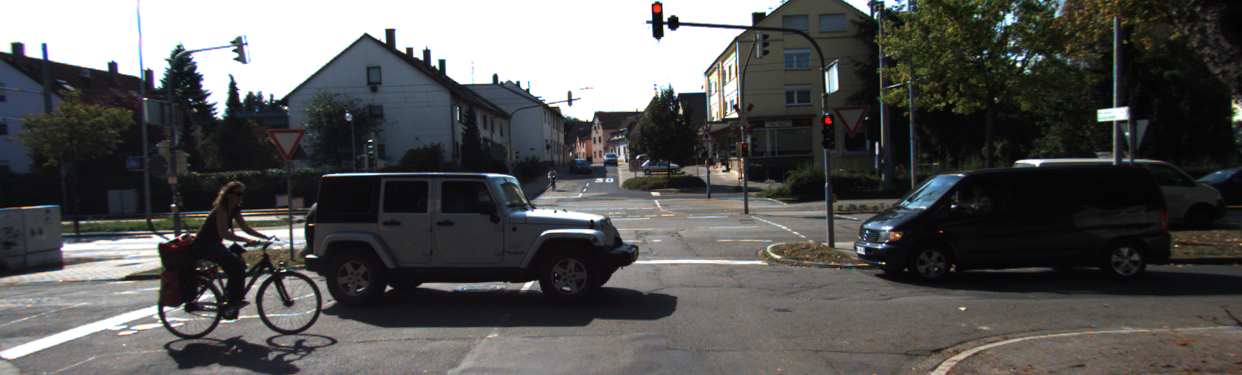
#> input picture 13_Uebungsblatt/images/000042_00.png, 1242 x 375 px; its folder holds 4 pictures in this run
$ python 13_OptischerFluss.py   (Python 2 division)
#> lines starting #> are read from the running program, lines starting #| are printed output that depends on the picture
# coding=utf-8
# -*- coding: cp1252 -*-

import cv2
import numpy as np
import glob

print "----------------------"
print "Computer Vision (CVIS)"
print "Übungsblatt 13"
print "--------------"
print "Optischer Fluss"

source_directory = 'images/'
destination_directory = 'OpticalFlows/'
pair_name = '000042_'
ending = '.png'

print "1. *lese Bilder ein*"
pics = glob.glob(source_directory + pair_name + "*" + ending)

print "2. *berechne optischen Fluss für ", len(pics), " Bilder*"


def optischen_fluss_berechnen(first0, second0):
    """
    Berechnet den optischen Fluss zwischen zwei Bildern
    :return: Farbbild mit optischen Fluss
    """
#> called with first0 = 'images/000042_00.png', second0 = 'images/000042_01.png'
    first = cv2.imread(first0, 0)
#> first: shape (375, 1242); min 2, max 255, mean 85.9
    second = cv2.imread(second0, 0)
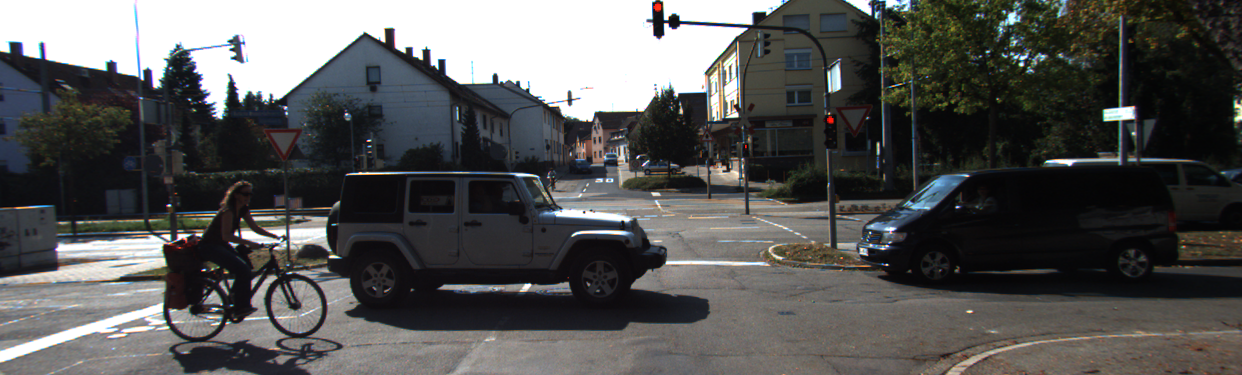
#> input picture 13_Uebungsblatt/images/000042_01.png, 1242 x 375 px
#> second: shape (375, 1242); min 2, max 255, mean 85.4
    flow = cv2.calcOpticalFlowFarneback(first, second, None, 0.5, 3, 20, 3, 5, 1.2, 0)

    mag, ang = cv2.cartToPolar(flow[..., 0], flow[..., 1])
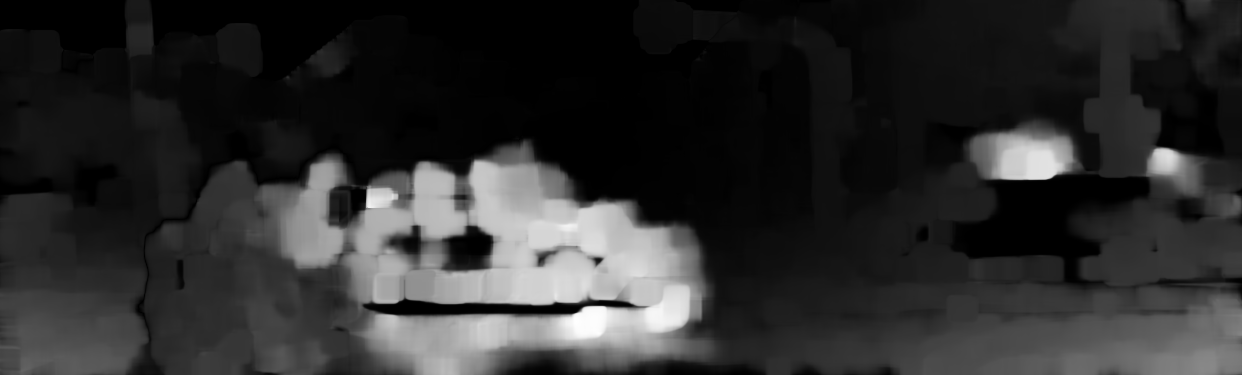
#> mag: shape (375, 1242) float32; min 0, max 36.64, mean 6.6; drawn with min black and max white
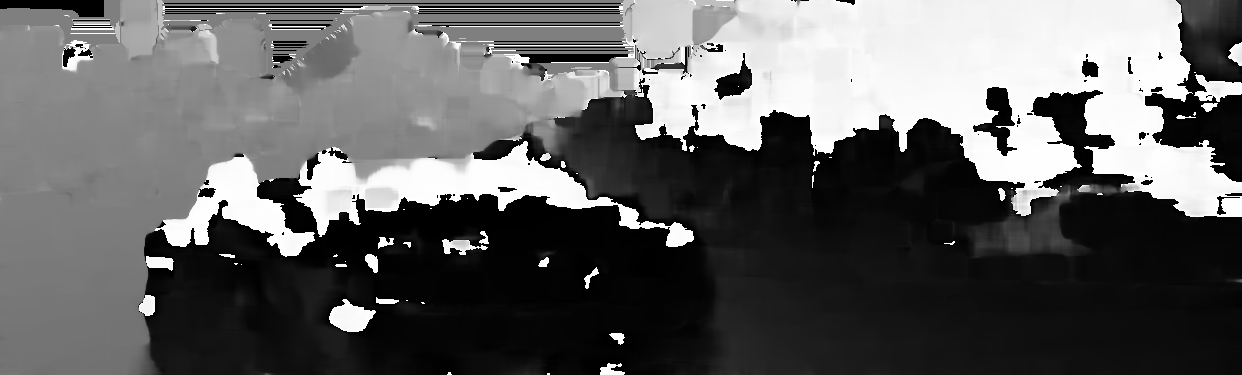
#> ang: shape (375, 1242) float32; min 0, max 6.28, mean 2.41; drawn with min black and max white
    hsv = np.zeros((first.shape[0], first.shape[1], 3))
    hsv[..., 0] = ang * 180 / np.pi / 2
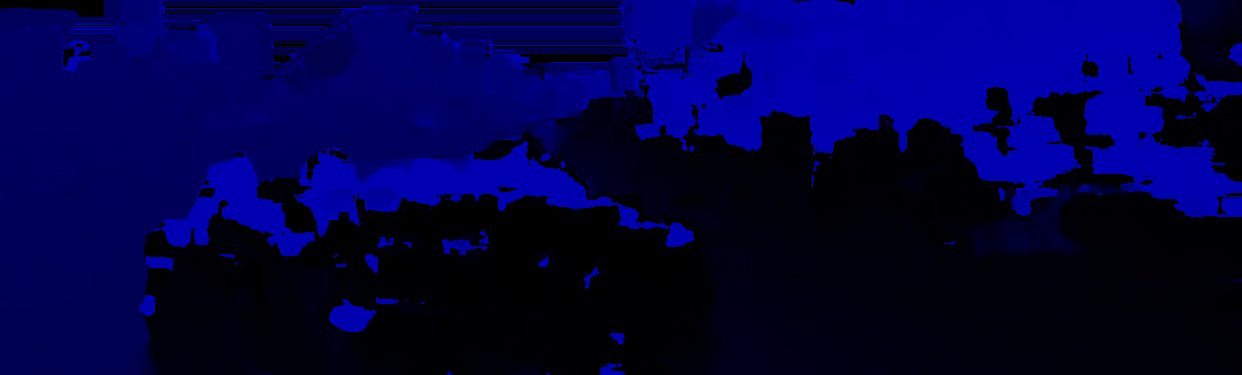
#> hsv: shape (375, 1242, 3) float64; mean of channels 0, 1, 2 69, 0, 0; drawn as B, G, R
    hsv[..., 1] = 255
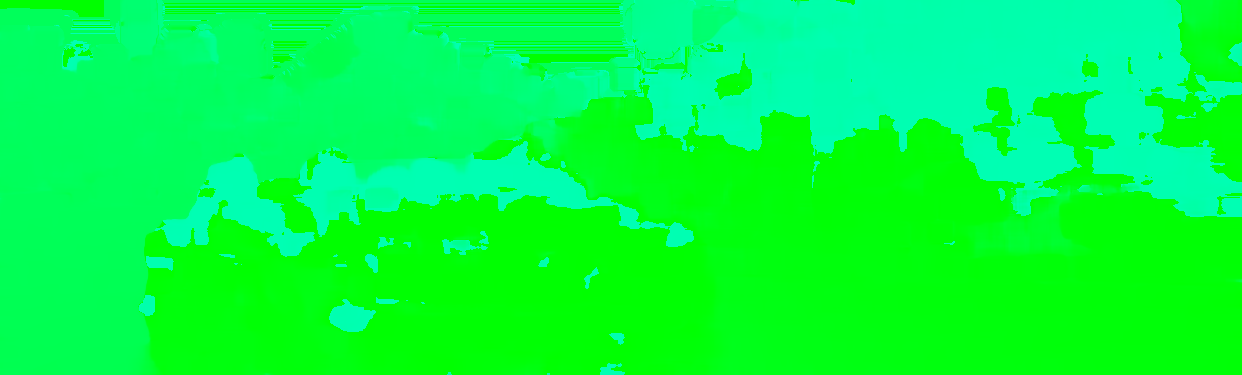
#> hsv: shape (375, 1242, 3) float64; mean of channels 0, 1, 2 69, 255, 0; drawn as B, G, R
    hsv[..., 2] = cv2.normalize(mag, None, 0, 255, cv2.NORM_MINMAX)
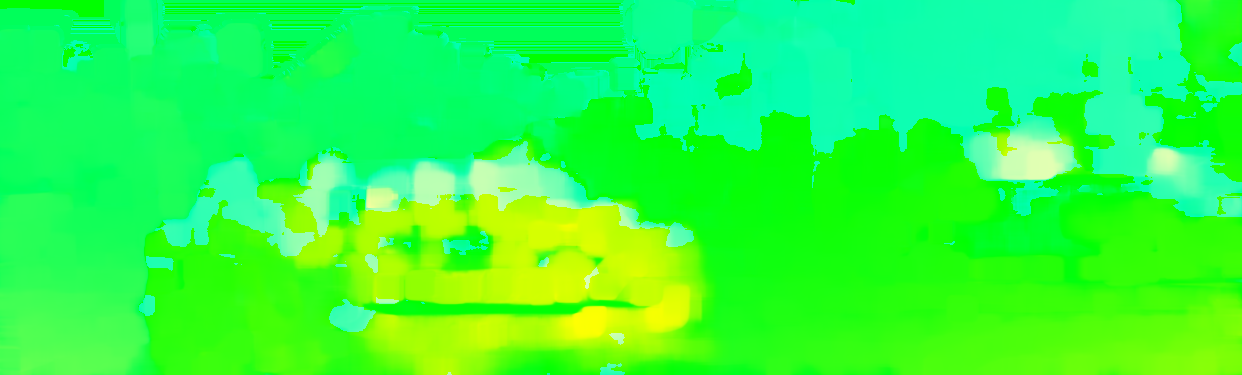
#> hsv: shape (375, 1242, 3) float64; mean of channels 0, 1, 2 69, 255, 45.6; drawn as B, G, R
    hsv = hsv.astype(np.uint8)
    bgr0 = cv2.cvtColor(hsv, cv2.COLOR_HSV2BGR)
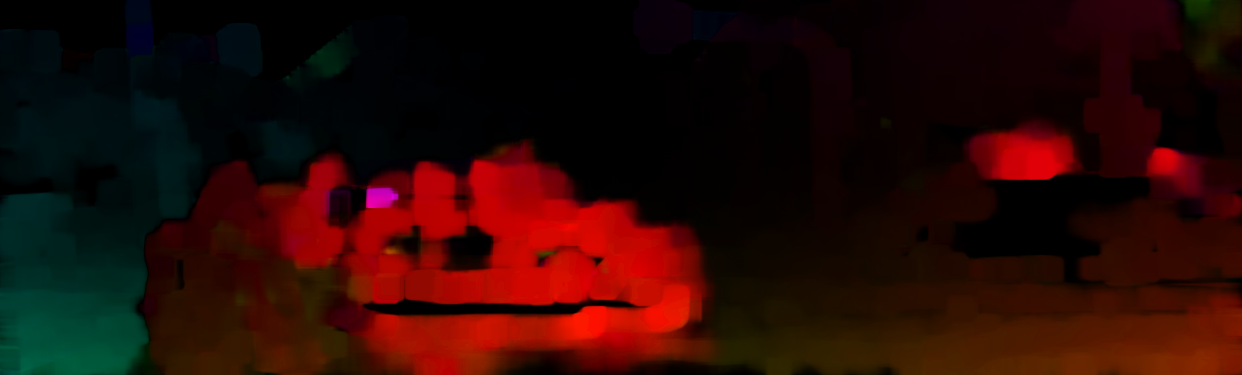
#> bgr0: shape (375, 1242, 3); mean B, G, R 4.8, 9.2, 40.6

    return bgr0


x = 0
while x < len(pics) - 1:
    bgr = optischen_fluss_berechnen(pics[x], pics[x + 1])
    bildname = 'Optischer_Fluss_zwischen_' + pair_name + str(x) + '_und_' + str(1 + x) + ending
    cv2.imwrite(destination_directory + bildname, bgr)
    print "3. *", bildname, " in ", destination_directory, "gespeichert*"
    x = x + 1
#> pass 2 of the loop `while x < len(pics) - 1:`:
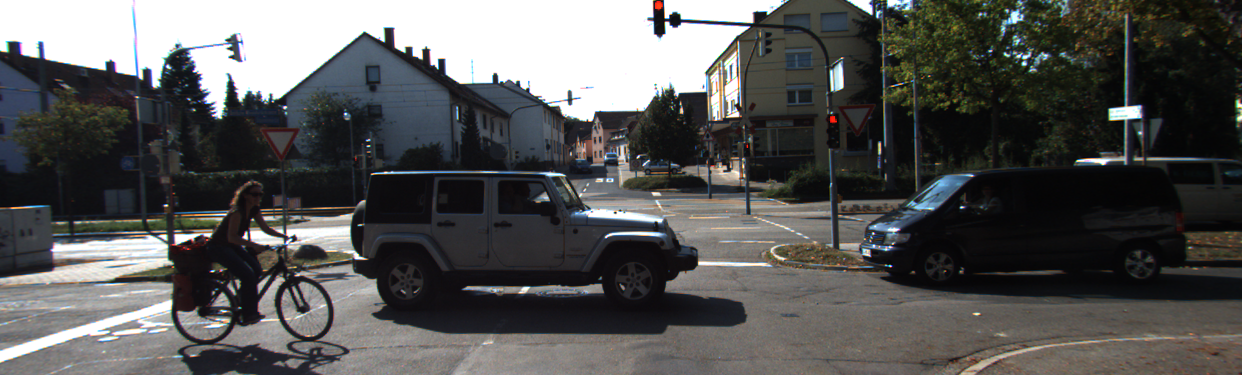
#> input picture 13_Uebungsblatt/images/000042_02.png, 1242 x 375 px
#> in optischen_fluss_berechnen (call 2), `hsv[..., 2] = cv2.normalize(mag, None, 0, 255, cv2.NORM_MINMAX)`:
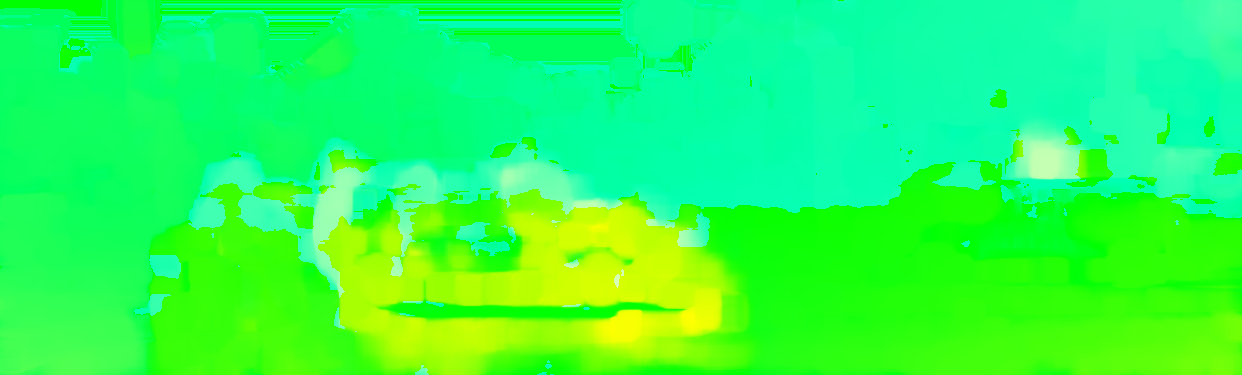
#> hsv: shape (375, 1242, 3) float64; mean of channels 0, 1, 2 84.4, 255, 42.2; drawn as B, G, R
#> in optischen_fluss_berechnen (call 2), `bgr0 = cv2.cvtColor(hsv, cv2.COLOR_HSV2BGR)`:
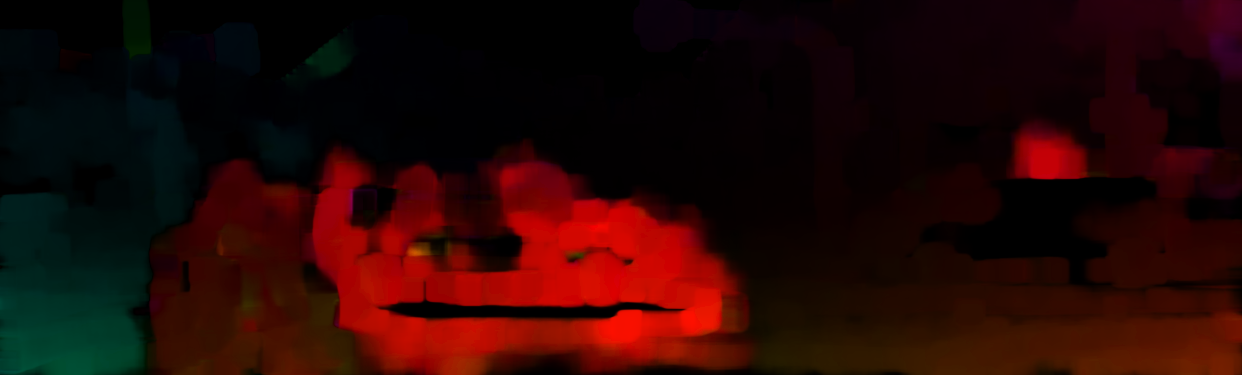
#> bgr0: shape (375, 1242, 3); mean B, G, R 4.2, 6.9, 38.2
#> pass 3 of the loop `while x < len(pics) - 1:`:
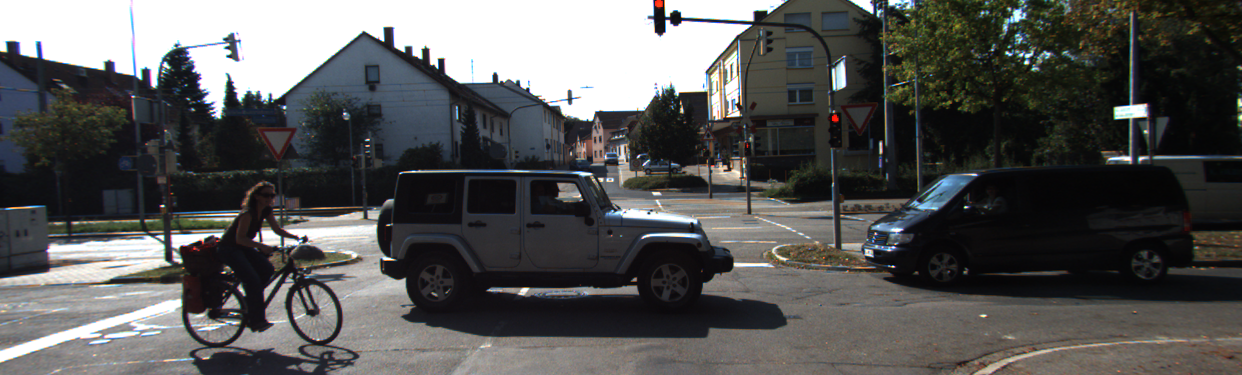
#> input picture 13_Uebungsblatt/images/000042_03.png, 1242 x 375 px
#> in optischen_fluss_berechnen (call 3), `hsv[..., 2] = cv2.normalize(mag, None, 0, 255, cv2.NORM_MINMAX)`:
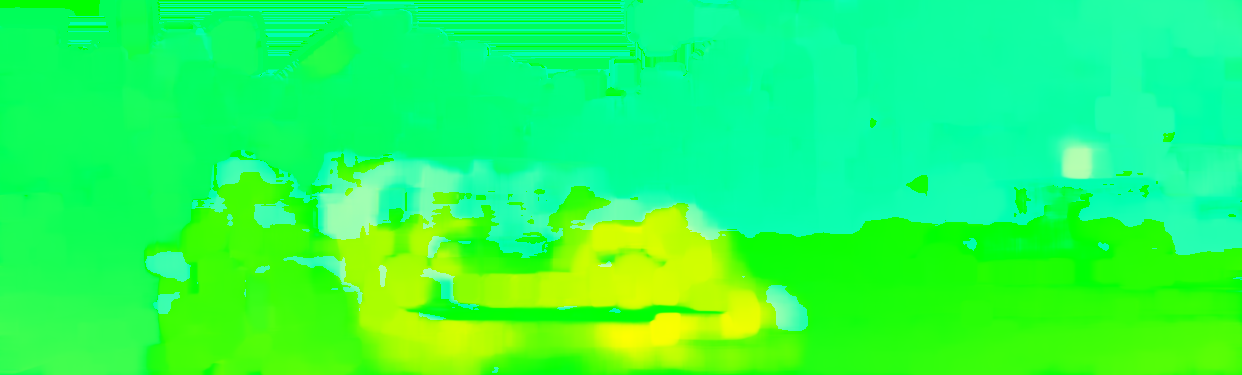
#> hsv: shape (375, 1242, 3) float64; mean of channels 0, 1, 2 89.5, 255, 39.1; drawn with min black and max white
#> in optischen_fluss_berechnen (call 3), `bgr0 = cv2.cvtColor(hsv, cv2.COLOR_HSV2BGR)`:
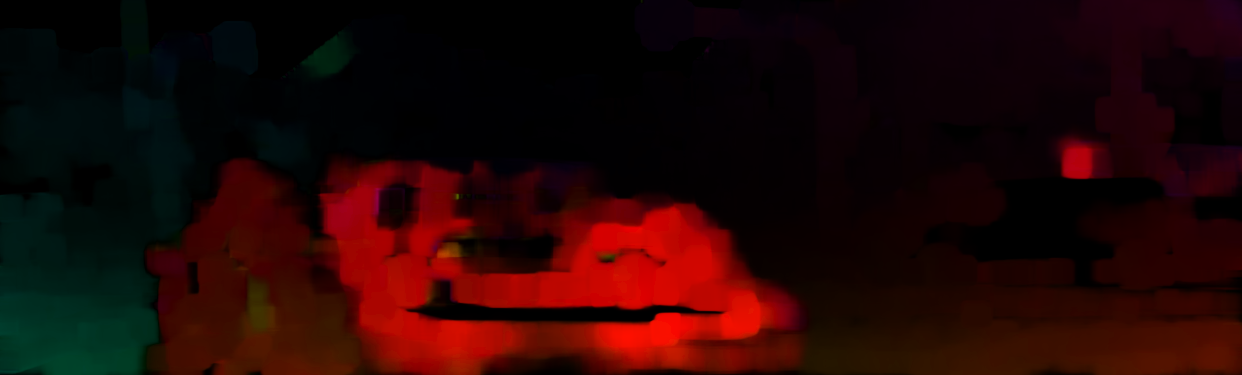
#> bgr0: shape (375, 1242, 3); mean B, G, R 4.4, 5.8, 35.4

print("[ENDE]")
